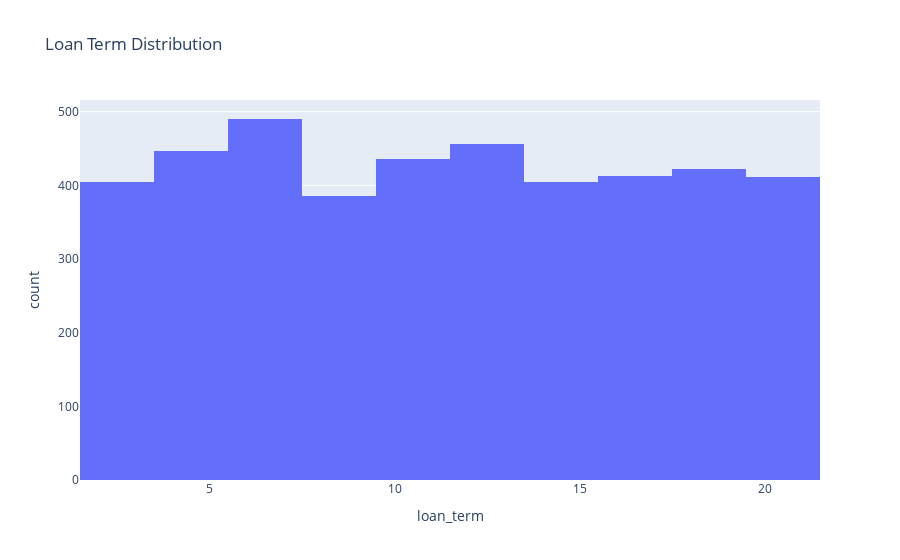

Notebook cell for this chart:
### Code cell
fig = px.histogram(df, x=' loan_term', title='Loan Term Distribution')
fig.show()

### Figure 1 — Plotly figure (JSON) as saved in the notebook; plotly's stock layout.template omitted (floating-point values rounded to 4 significant figures; data arrays with more than 128 entries replaced by an {"elided": "..."} marker saying what was removed)
{"data": [{"alignmentgroup": "True", "bingroup": "x", "hovertemplate": " loan_term=%{x}<br>count=%{y}<extra></extra>", "legendgroup": "", "marker": {"color": "#636efa", "pattern": {"shape": ""}}, "name": "", "offsetgroup": "", "orientation": "v", "showlegend": false, "type": "histogram", "x": {"elided": "4269 int values"}, "xaxis": "x", "yaxis": "y"}], "layout": {"barmode": "relative", "legend": {"tracegroupgap": 0}, "title": {"text": "Loan Term Distribution"}, "xaxis": {"anchor": "y", "domain": [0, 1], "title": {"text": " loan_term"}}, "yaxis": {"anchor": "x", "domain": [0, 1], "title": {"text": "count"}}}}
